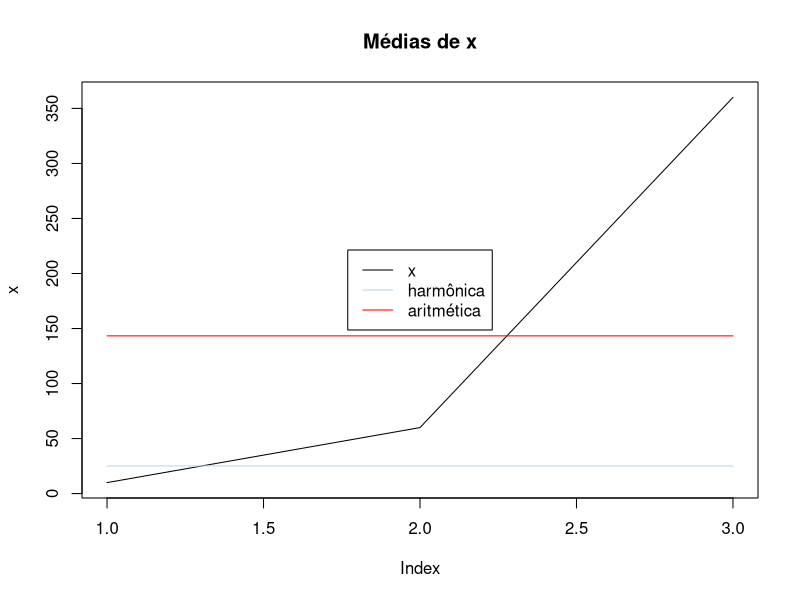
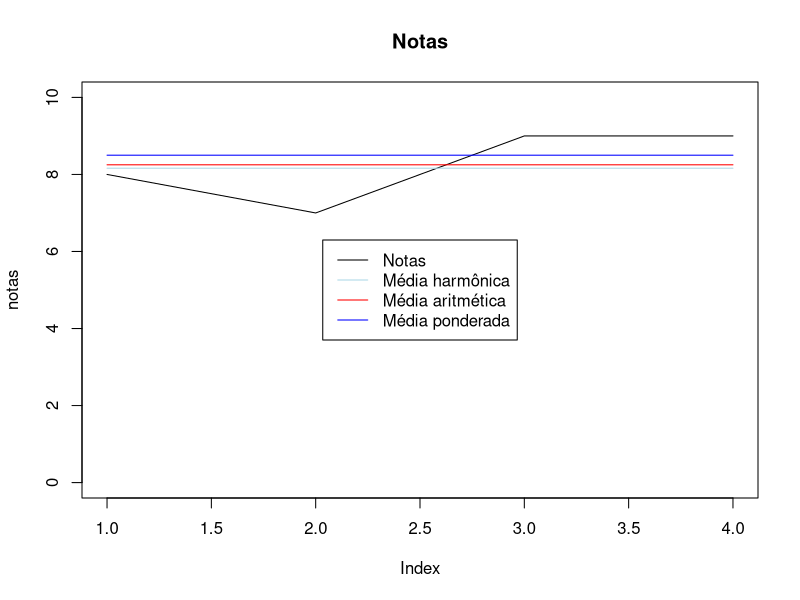
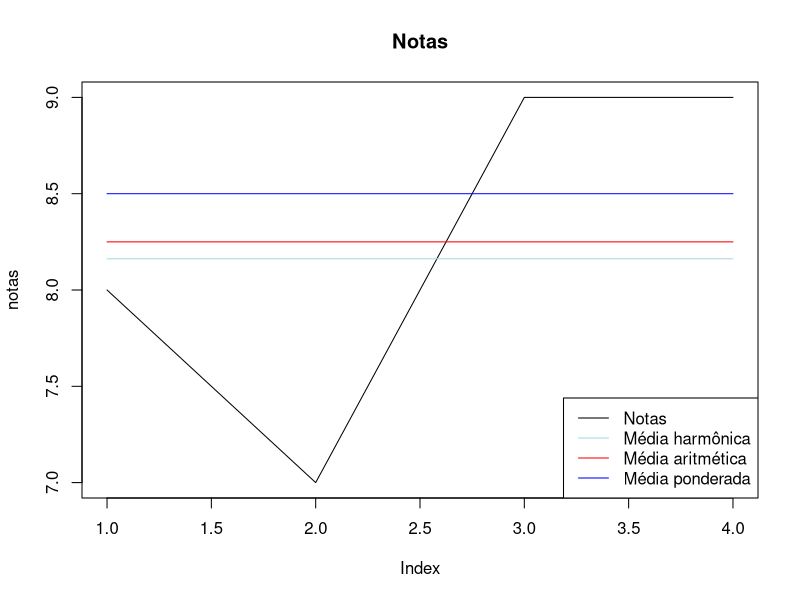

R code for these plots, in order:
#Médias
# #Média aritmética ------------------------------------------------------
x = c(10,60,360)
media = sum(x)/length(x)
media

mean(x)


# Média harmônica ---------------------------------------------------------
#Dados
x = c(10, 60, 360)

#Média harmônica (xh)
#h = n / soma(1/xi, 1/x2, ..., 1/xn)
#Pág. 134 cap4 - Estatística Básica

#Cálculo manual
n <- length(x)
soma_1_x<- 1/x
soma_1_x <- sum(soma_1_x)
h = n / soma_1_x
h

#Função para cálculo da média harmonica de x
harmonica <- function(x) {
  n <- length(x)
  h <- n / sum(1/x)
  return(h)
}


harmonica(x)

#Comparação
plot(x, type="l", main = "Médias de x")
lines(rep(h, 3), col="lightblue")
lines(rep(mean(x), 3), col="red")
legend("center", lty=1,
       legend = c("x", "harmônica", "aritmética"),
       col = c("black", "lightblue", "red"))


# #Média ponderada --------------------------------------------------------
#Média aritmética ponderada
#soma(dados * pesos) / soma(pesos)
notas <- c(8,7,9,9)
pesos <- c(1,2,3,4)
n_p <-notas * pesos 
n_p

media_ponderada <- sum(n_p)/sum(pesos)
media_ponderada

#Função para cálculo da média ponderada x com pesos w
ponderada <- function(x,w){
  np <- x*w
  mp <- sum(np)/sum(w)
  return(mp)
}


ponderada(notas, pesos)


#Comparação notas
plot(notas, type="l", main = "Notas", ylim=c(0,10))
lines(rep(harmonica(notas), 4), col="lightblue")
lines(rep(mean(notas), 4), col="red")
lines(rep(ponderada(notas, pesos), 4), col="blue")
legend("center", lty=1,
       legend = c("Notas", "Média harmônica", "Média aritmética", "Média ponderada"),
       col = c("black", "lightblue", "red", "blue"))


#Comparação notas
plot(notas, type="l", main = "Notas")
lines(rep(harmonica(notas), 4), col="lightblue")
lines(rep(mean(notas), 4), col="red")
lines(rep(ponderada(notas, pesos), 4), col="blue")
legend("bottomright", lty=1,
       legend = c("Notas", "Média harmônica", "Média aritmética", "Média ponderada"),
       col = c("black", "lightblue", "red", "blue"))



#Análise de grandezas inversas
setor <- c("A", "B")
produtividade <- c(15,20)
erros <- c(2,9)



producao <- data.frame(setor=setor,
                       produtividade=produtividade,
                       erros=erros)

producao

producao$meta = 25
producao


producao$qualidade = (producao$produtividade - producao$erros) / producao$produtividade
producao$atingimento <- producao$produtividade / producao$meta
producao


harmonica(producao[1,c("qualidade", "atingimento")])
harmonica(producao[2,c("qualidade", "atingimento")])


mean(c(0.8667,0.6))
mean(c(0.55,0.8))



#Análise de modelos de algoritmos de classificação
precisao <- c(0.8, 0.95)
recall <- c(0.6, 0.3)

#Cálculo do F1 score
harmonica(c(precisao[1], recall[1]))
harmonica(c(precisao[2], recall[2]))



#Grandes volumes
